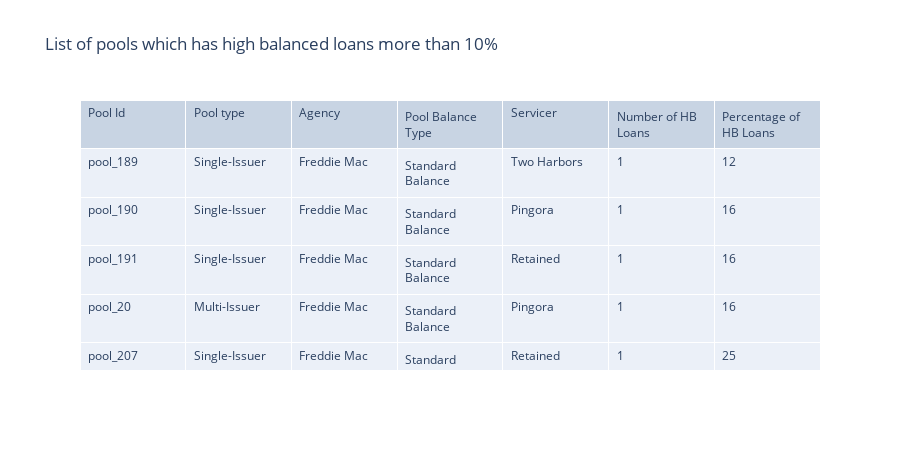

Source (notebook cell):
### Code cell
#######################  DASHBOARD 2: Number of average credit score for per pool #######################
import matplotlib.pyplot as plt
 

conn = p1.connect(r'Driver={SQL Server}; Server=DESKTOP-R6USKL7\MSSQL_DNST; Database=MortgageData; Trusted_Connection=yes;')
cursor2 = conn.cursor()
sqlQuery2 =  """\
        SELECT Agency, COUNT(*) COUNT_OF_POOLS
        FROM
        (
            SELECT Pool_Option_j, Pool_Type, Agency, Pool_Balance_Type, Servicer,
                SUM(HIGH_BAL_Y) HIGH_BAL_Y, 
                SUM(HIGH_BAL_N) HIGH_BAL_N,
                ( SUM(HIGH_BAL_Y)  * 100 ) / (SUM(HIGH_BAL_Y) + SUM(HIGH_BAL_N)) PERCENTAGE
            FROM
            (
                SELECT P1.Pool_Option_j, P1.Pool_Type, P1.Agency, P1.Pool_Balance_Type, P1.Servicer,
                    CASE WHEN L1.HighBalFlag = 'Y' THEN COUNT(*) ELSE 0 END HIGH_BAL_Y,
                    CASE WHEN L1.HighBalFlag = 'N' THEN COUNT(*) ELSE 0 END HIGH_BAL_N
                FROM EligiblePriceComb AS E1 
                    LEFT JOIN LoanData AS L1
                        ON E1.LoanID = L1.LoanID
                    LEFT JOIN PoolOptionData AS P1
                        ON E1.Pool_Opton_j = P1.Pool_Option_j
                WHERE P1.Pool_Balance_Type = 'Standard Balance'
                GROUP BY P1.Pool_Option_j, P1.Pool_Type, P1.Agency, P1.Pool_Balance_Type, P1.Servicer, L1.HighBalFlag
            ) AS P2
            GROUP BY Pool_Option_j, Pool_Type, Agency, Pool_Balance_Type, Servicer
            HAVING (( SUM(HIGH_BAL_Y)  * 100 ) / (SUM(HIGH_BAL_Y) + SUM(HIGH_BAL_N)) >=10)
        ) AS A1
        GROUP BY AGENCY
"""

cursor2.execute(sqlQuery2)
df3 = cursor2.fetchall()
cursor2.close()
conn.close()

names=[str(df3[i][0]) + '=> ' + str(df3[i][1]) for i in range(0, len(df3))]
size=[df3[i][1] for i in range(0, len(df3))]
 
# Create a circle for the center of the plot
my_circle=plt.Circle( (0,0), 0.7, color='white')
plt.pie(size, labels=names, wedgeprops = { 'linewidth' : 2, 'edgecolor' : 'white' })
plt.title('Number of pools which has high balanced loans more than 10% for each agency')
p=plt.gcf()
p.gca().add_artist(my_circle)
plt.show()




#######################  Showing all list of pools which has high balanced loans more than 10% for each agency #######################  

import plotly.graph_objects as go
from plotly.subplots import make_subplots

conn = p1.connect(r'Driver={SQL Server}; Server=DESKTOP-R6USKL7\MSSQL_DNST; Database=MortgageData; Trusted_Connection=yes;')
cursor1 = conn.cursor()
sqlQuery2 =  """\
       SELECT Pool_Option_j, Pool_Type, Agency, Pool_Balance_Type, Servicer,
            SUM(HIGH_BAL_Y) HIGH_BAL_Y, 
            ( SUM(HIGH_BAL_Y)  * 100 ) / (SUM(HIGH_BAL_Y) + SUM(HIGH_BAL_N)) PERCENTAGE
        FROM
        (
            SELECT P1.Pool_Option_j, P1.Pool_Type, P1.Agency, P1.Pool_Balance_Type, P1.Servicer,
                CASE WHEN L1.HighBalFlag = 'Y' THEN COUNT(*) ELSE 0 END HIGH_BAL_Y,
                CASE WHEN L1.HighBalFlag = 'N' THEN COUNT(*) ELSE 0 END HIGH_BAL_N
            FROM EligiblePriceComb AS E1 
                LEFT JOIN LoanData AS L1
                    ON E1.LoanID = L1.LoanID
                LEFT JOIN PoolOptionData AS P1
                    ON E1.Pool_Opton_j = P1.Pool_Option_j
            WHERE P1.Pool_Balance_Type = 'Standard Balance'
            GROUP BY P1.Pool_Option_j, P1.Pool_Type, P1.Agency, P1.Pool_Balance_Type, P1.Servicer, L1.HighBalFlag
        ) AS P2
        GROUP BY Pool_Option_j, Pool_Type, Agency, Pool_Balance_Type, Servicer
        HAVING (( SUM(HIGH_BAL_Y)  * 100 ) / (SUM(HIGH_BAL_Y) + SUM(HIGH_BAL_N)) >=10)
"""

cursor1.execute(sqlQuery2)
df2 = cursor1.fetchall()
cursor1.close()
conn.close()

fig = make_subplots(
    rows=1, cols=1,
    shared_xaxes=True,
    vertical_spacing=0.03,
    specs=[[{"type": "table"}]]
)

columns2 = ['Pool Id', 'Pool type', 'Agency', 'Pool Balance Type', 'Servicer', 'Number of HB Loans','Percentage of HB Loans']

fig.add_trace(
    go.Table(
        header=dict(
            values = columns2,
            font = dict(size=12),
            align="left"
        ),
        cells=dict(
            values=[[df2[i][j] for i in range (0,len(df2))] for j in range(0, len(columns2)) ] ,
            align = "left")
    ),
    row=1, col=1
)

fig.update_layout(
    height=450,
    showlegend=False,
    title_text="List of pools which has high balanced loans more than 10%",
)

fig.show()

### Figure 1 — Plotly figure (JSON) as saved in the notebook; plotly's stock layout.template omitted (floating-point values rounded to 4 significant figures; data arrays with more than 128 entries replaced by an {"elided": "..."} marker saying what was removed)
{"data": [{"cells": {"align": "left", "values": {"elided": "7x32 mixed values"}}, "domain": {"x": [0, 1], "y": [0, 1]}, "header": {"align": "left", "font": {"size": 12}, "values": ["Pool Id", "Pool type", "Agency", "Pool Balance Type", "Servicer", "Number of HB Loans", "Percentage of HB Loans"]}, "type": "table"}], "layout": {"height": 450, "showlegend": false, "title": {"text": "List of pools which has high balanced loans more than 10%"}}}
